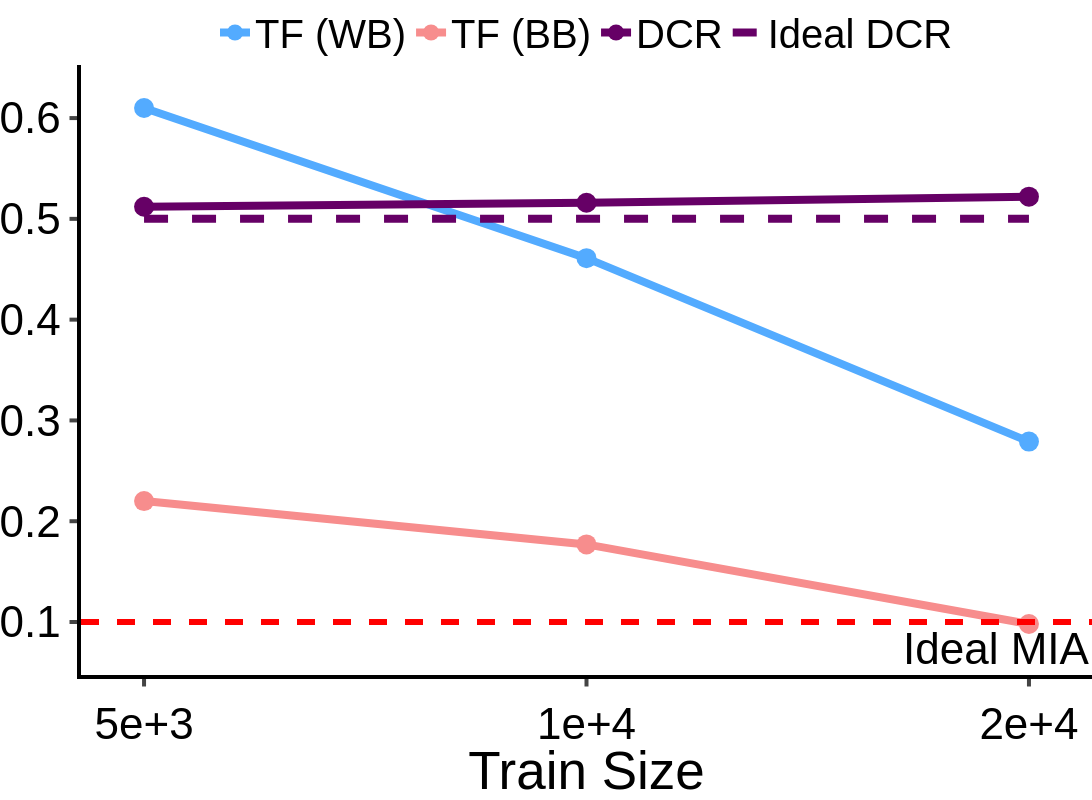

Notebook code for this chart:
### Code cell
df = {"Train Size": train_size, "TF (WB)": train_size_wb, "TF (BB)": train_size_bb, "DCR": train_size_dcr, "Ideal DCR": train_size_ideal_dcr}

fig = px.line(
    data_frame=df,
    x="Train Size",
    y=["TF (WB)", "TF (BB)", "DCR"],
    markers=True,

)
fig.add_trace(go.Scatter(x=df["Train Size"], y=df["Ideal DCR"], mode='lines', name='Ideal DCR'))
fig.data[0].line.color = "#53abff"
fig.data[1].line.color = "#f78d8d"
fig.data[2].line.color = "#660066"
fig.data[3].line.color = "#660066"
fig.data[3].line.dash = "dash"
fig.add_hline(y=0.1, line_dash="dash", line_color="red", annotation_text="Ideal MIA", annotation_position="bottom right", line_width=6)
fig.update_layout(
    xaxis=dict(
        tickmode='array',
        tickvals=[5e03, 1e04, 2e04],
    ),
)
fig.update_xaxes(
    type="log", ticks="outside", tickwidth=4, ticklen=7.5, linewidth=4, linecolor="black", tickangle=0, title_font_family="Helvetica", tickfont_family="Helvetica", tickfont_size=FONT_SIZE, tickformat=".1E",
)
fig.update_yaxes(
    ticks="outside", tickwidth=4, ticklen=7.5, linewidth=4, linecolor="black", title = "Metric Score", tickangle=0, title_font_family="Helvetica", tickfont_family="Helvetica", tickfont_size=FONT_SIZE,
)
fig.update_traces(marker=dict(size=20), line=dict(width=8))

customize_figure_layout(fig)
fig.update_layout(yaxis_title=None)
save_and_display_figure(fig, "diabetes_tf_dcr_train_size", plots_dir)

### Figure 1 — Plotly figure (JSON) as saved in the notebook; plotly's stock layout.template omitted (floating-point values rounded to 4 significant figures)
{"data": [{"hovertemplate": "variable=TF (WB)<br>Train Size=%{x}<br>value=%{y}<extra></extra>", "legendgroup": "TF (WB)", "line": {"color": "#53abff", "dash": "solid", "width": 8}, "marker": {"size": 20, "symbol": "circle"}, "mode": "lines+markers", "name": "TF (WB)", "orientation": "v", "showlegend": true, "type": "scatter", "x": [5000.0, 10000.0, 20000.0], "xaxis": "x", "y": [0.61, 0.461, 0.279], "yaxis": "y"}, {"hovertemplate": "variable=TF (BB)<br>Train Size=%{x}<br>value=%{y}<extra></extra>", "legendgroup": "TF (BB)", "line": {"color": "#f78d8d", "dash": "solid", "width": 8}, "marker": {"size": 20, "symbol": "circle"}, "mode": "lines+markers", "name": "TF (BB)", "orientation": "v", "showlegend": true, "type": "scatter", "x": [5000.0, 10000.0, 20000.0], "xaxis": "x", "y": [0.22, 0.177, 0.098], "yaxis": "y"}, {"hovertemplate": "variable=DCR<br>Train Size=%{x}<br>value=%{y}<extra></extra>", "legendgroup": "DCR", "line": {"color": "#660066", "dash": "solid", "width": 8}, "marker": {"size": 20, "symbol": "circle"}, "mode": "lines+markers", "name": "DCR", "orientation": "v", "showlegend": true, "type": "scatter", "x": [5000.0, 10000.0, 20000.0], "xaxis": "x", "y": [0.512, 0.516, 0.522], "yaxis": "y"}, {"line": {"color": "#660066", "dash": "dash", "width": 8}, "marker": {"size": 20}, "mode": "lines", "name": "Ideal DCR", "type": "scatter", "x": [5000, 10000, 20000], "y": [0.5, 0.5, 0.5]}], "layout": {"annotations": [{"showarrow": false, "text": "Ideal MIA", "x": 1, "xanchor": "right", "xref": "x domain", "y": 0.1, "yanchor": "top", "yref": "y"}], "font": {"color": "black", "family": "Helvetica", "size": 44}, "height": 800, "legend": {"font": {"size": 40}, "orientation": "h", "title": {"font": {"family": "Helvetica"}, "text": ""}, "tracegroupgap": 0, "valign": "top", "x": 0.5, "xanchor": "center", "y": 1, "yanchor": "bottom"}, "margin": {"b": 0, "l": 0, "pad": 0, "r": 0, "t": 40}, "plot_bgcolor": "white", "shapes": [{"line": {"color": "red", "dash": "dash", "width": 6}, "type": "line", "x0": 0, "x1": 1, "xref": "x domain", "y0": 0.1, "y1": 0.1, "yref": "y"}], "title": {"font": {"family": "Helvetica"}, "x": 0.5, "y": 0.99}, "width": 1200, "xaxis": {"anchor": "y", "automargin": true, "domain": [0, 1], "linecolor": "black", "linewidth": 4, "tickangle": 0, "tickfont": {"family": "Helvetica", "size": 44}, "tickformat": ".1E", "ticklen": 7.5, "tickmode": "array", "ticks": "outside", "tickvals": [5000, 10000, 20000], "tickwidth": 4, "title": {"font": {"family": "Helvetica"}, "text": "Train Size"}, "type": "log"}, "yaxis": {"anchor": "x", "automargin": true, "domain": [0, 1], "linecolor": "black", "linewidth": 4, "tickangle": 0, "tickfont": {"family": "Helvetica", "size": 44}, "ticklen": 7.5, "ticks": "outside", "tickwidth": 4, "title": {}}}}
